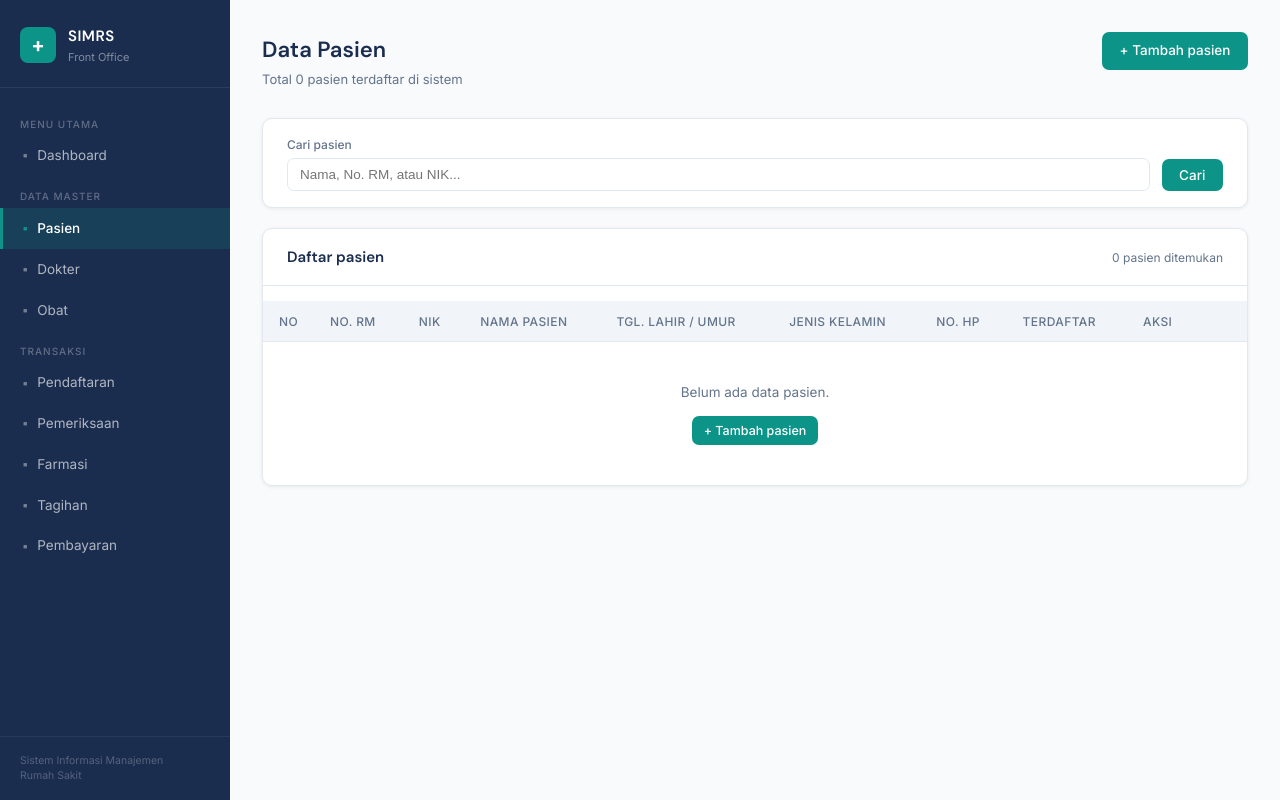
/pasien/index.php, run on an earlier commit of the app's database.
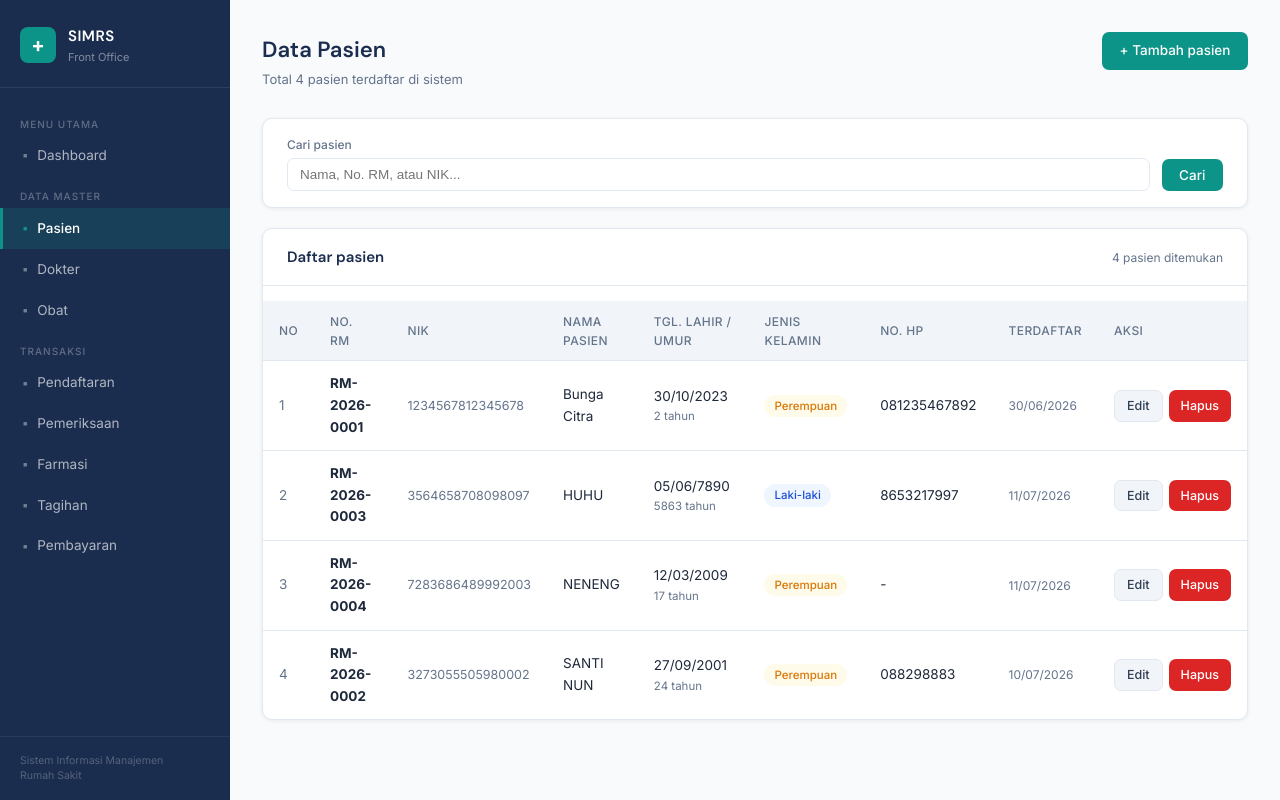
And on a later commit of the database.
### tables this page shows
CREATE TABLE `pasien` (
  `id_pasien` int(11) NOT NULL,
  `no_rm` varchar(20) NOT NULL,
  `nik` varchar(16) NOT NULL,
  `nama` varchar(100) NOT NULL,
  `tgl_lahir` date NOT NULL,
  `jenis_kelamin` enum('L','P') NOT NULL,
  `alamat` text DEFAULT NULL,
  `no_hp` varchar(15) DEFAULT NULL,
  `agama` varchar(20) NOT NULL,
  `pekerjaan` varchar(50) NOT NULL,
  `pendidikan` varchar(50) NOT NULL,
  `status_perkawinan` enum('Belum Menikah','Menikah','Cerai Hidup','Cerai Mati') NOT NULL,
  `nama_wali` varchar(100) DEFAULT NULL,
  `hubungan_wali` varchar(50) DEFAULT NULL,
  `no_hp_wali` varchar(15) DEFAULT NULL,
  `created_at` timestamp NOT NULL DEFAULT current_timestamp(),
  `updated_at` timestamp NOT NULL DEFAULT current_timestamp() ON UPDATE current_timestamp()
);

### pasien/index.php (the view, shortened to what the changed rows need)
<?php
require_once '../config/database.php';
$cari  = trim($_GET['cari'] ?? '');
$where = [];
$whereClause = $where ? 'WHERE ' . implode(' AND ', $where) : '';
$totalSemua = mysqli_fetch_row(mysqli_query($conn, "SELECT COUNT(*) FROM pasien"))[0] ?? 0;
$result     = mysqli_query($conn, "SELECT * FROM pasien $whereClause ORDER BY nama ASC");
include '../includes/header.php';
?>
<div class="main-content">
    <div class="page-header">
        <div>
            <h1>Data Pasien</h1>
            <p>Total <?= $totalSemua ?> pasien terdaftar di sistem</p>
        </div>
    </div>
    <div class="card">
        <div class="card-header">
            <h2>Daftar pasien</h2>
            <span style="font-size:12px;color:var(--slate)"><?= mysqli_num_rows($result) ?> pasien ditemukan</span>
        </div>
        <div class="table-wrap">
            <table>
                <thead>
                    <tr>
                        <th style="width:40px">No</th>
                        <th>No. RM</th>
                        <th>NIK</th>
                        <th>Nama Pasien</th>
                        <th>Tgl. Lahir / Umur</th>
                        <th>Jenis Kelamin</th>
                        <th>No. HP</th>
                        <th>Terdaftar</th>
                        <th style="width:120px">Aksi</th>
                    </tr>
                </thead>
                <tbody>
                <?php if (mysqli_num_rows($result) > 0):
                    $no = 1;
                    while ($row = mysqli_fetch_assoc($result)): ?>
                <tr>
                    <td style="color:var(--slate)"><?= $no++ ?></td>
                    <td><strong><?= htmlspecialchars($row['no_rm']) ?></strong></td>
                    <td style="font-size:12.5px;color:var(--slate)"><?= htmlspecialchars($row['nik'] ?? '-') ?></td>
                    <td><?= htmlspecialchars($row['nama']) ?></td>
                    <td>
                        <?php
                        $tgl  = $row['tgl_lahir'];
                        $umur = $tgl ? (int) date_diff(date_create($tgl), date_create('today'))->y : null;
                        echo $tgl ? date('d/m/Y', strtotime($tgl)) : '-';
                        echo $umur !== null ? '<div style="font-size:11.5px;color:var(--slate)">' . $umur . ' tahun</div>' : '';
                        ?>
                    </td>
                    <td>
                        <?php
                        $jk = $row['jenis_kelamin'] ?? '';
                        if ($jk === 'L')      echo '<span class="badge badge-info">Laki-laki</span>';
                        elseif ($jk === 'P')  echo '<span class="badge badge-warning">Perempuan</span>';
                        else                  echo '-';
                        ?>
                    </td>
                    <td><?= htmlspecialchars($row['no_hp'] ?? '-') ?></td>
                    <td style="font-size:12px;color:var(--slate)">
                        <?= date('d/m/Y', strtotime($row['created_at'])) ?>
                    </td>
                    <td>
                        <div style="display:flex;gap:6px">
                            <a href="edit.php?id=<?= $row['id_pasien'] ?>" class="btn btn-secondary btn-sm">Edit</a>
                            <a href="hapus.php?id=<?= $row['id_pasien'] ?>"
                               class="btn btn-danger btn-sm"
                               onclick="return confirm('Hapus pasien <?= htmlspecialchars(addslashes($row['nama'])) ?>?')">
                               Hapus
                            </a>
                        </div>
                    </td>
                </tr>
                <?php endwhile; else: ?>
                <tr>
                    <td colspan="9" style="text-align:center;padding:2.5rem;color:var(--slate)">
                        <?= $cari ? 'Tidak ada pasien yang sesuai pencarian.' : 'Belum ada data pasien.' ?>
                        <?php if (!$cari): ?>
                        <br><a href="tambah.php" class="btn btn-primary btn-sm" style="margin-top:0.75rem">+ Tambah pasien</a>
                        <?php endif; ?>
                    </td>
                </tr>
                <?php endif; ?>
                </tbody>
            </table>
        </div>
    </div>
</div>
<?php include '../includes/footer.php'; ?>

What changed in the data, as far as the page shows it:
added pasien: no_rm "RM-2026-0001", nik "1234567812345678", nama "Bunga Citra", tgl_lahir "30/10/2023", tgl_lahir "2", jenis_kelamin "Perempuan", no_hp "081235467892", created_at "30/06/2026"
added pasien: no_rm "RM-2026-0003", nik "3564658708098097", nama "HUHU", tgl_lahir "05/06/7890", tgl_lahir "5863", jenis_kelamin "Laki-laki", no_hp "8653217997", created_at "11/07/2026"
added pasien: no_rm "RM-2026-0004", nik "7283686489992003", nama "NENENG", tgl_lahir "12/03/2009", tgl_lahir "17", jenis_kelamin "Perempuan", no_hp "-", created_at "11/07/2026"
added pasien: no_rm "RM-2026-0002", nik "3273055505980002", nama "SANTI NUN", tgl_lahir "27/09/2001", tgl_lahir "24", jenis_kelamin "Perempuan", no_hp "088298883", created_at "10/07/2026"
Also different on the page:
$totalSemua: "0" → "4"
mysqli_num_rows($result): "0" → "4"
text no longer shown: "Belum ada data pasien. + Tambah pasien"
